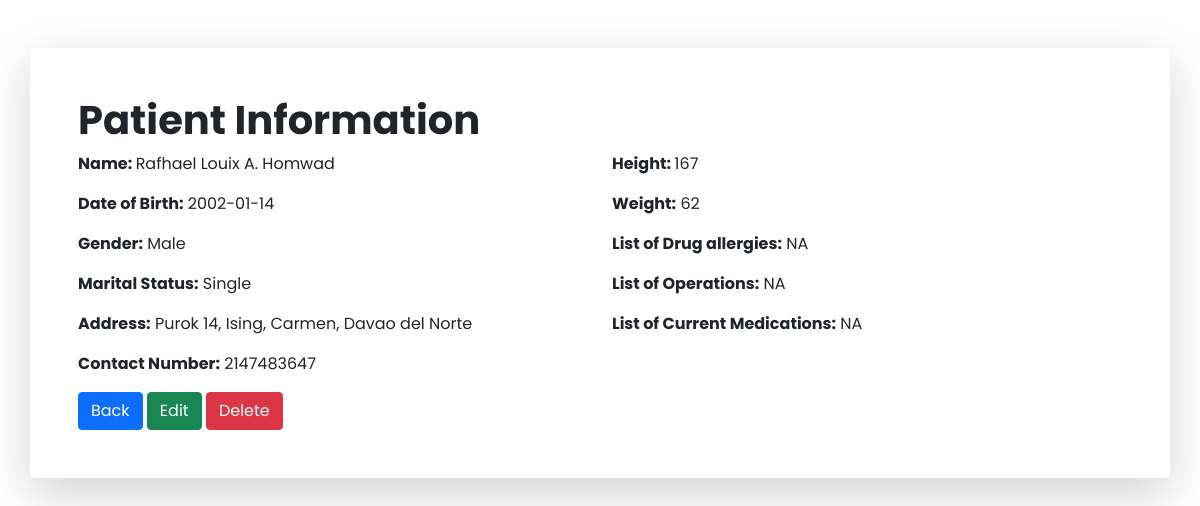
The app's page /hms/view.php?ID=2 with its own data.
### tables this page shows
CREATE TABLE `patientinformation` (
  `patientID` int(11) NOT NULL,
  `firstName` varchar(50) NOT NULL,
  `middleName` varchar(50) NOT NULL,
  `lastName` varchar(50) NOT NULL,
  `dateOfBirth` date NOT NULL,
  `gender` varchar(8) NOT NULL,
  `maritalStatus` varchar(50) NOT NULL,
  `p_address` varchar(100) NOT NULL,
  `contactNumber` int(11) NOT NULL,
  `height` int(11) NOT NULL,
  `weight` int(11) NOT NULL,
  `allergies` varchar(50) NOT NULL,
  `operations` varchar(50) NOT NULL,
  `medications` varchar(50) NOT NULL
);

### hms/view.php (the view, shortened to what this page needs)
<?php
$conn = connection();
$patientID =  mysqli_real_escape_string($conn, $_GET['ID']);
$sql = "SELECT * FROM patientinformation WHERE patientID = '$patientID'";
$patientInformation = $conn->query($sql) or die($conn->error);
$row = $patientInformation->fetch_assoc();
?>
<!DOCTYPE html>
<html lang="en">
<head>
    <link rel="stylesheet" type="text/css" href="css/font.css">
    <link rel="stylesheet" type="text/css" href="css/bootstrap.min.css">
</head>
<body>
    <div class="container bg-light shadow-lg p-5 mb-5 bg-body rounded mt-5">
        <h1 class="fw-bold">Patient Information</h1>
        <div class="row">
            <div class="col-6">
                <p><b>Name: </b><?php echo $row['firstName'] . " " . $row['middleName'] . " " . $row['lastName'] ?></p>
                <p><b>Date of Birth:</b> <?php echo $row['dateOfBirth'] ?></p>
                <p><b>Gender:</b> <?php echo $row['gender'] ?></p>
                <p><b>Marital Status:</b> <?php echo $row['maritalStatus'] ?></p>
                <p><b>Address:</b> <?php echo $row['p_address'] ?></p>
                <p><b>Contact Number:</b> <?php echo $row['contactNumber'] ?></p>
            </div>
            <div class="col-6">
                <p><b>Height: </b><?php echo $row['height'] ?></p>
                <p><b>Weight:</b> <?php echo $row['weight'] ?></p>
                <p><b>List of Drug allergies:</b> <?php echo $row['allergies'] ?></p>
                <p><b>List of Operations:</b> <?php echo $row['operations'] ?></p>
                <p><b>List of Current Medications:</b> <?php echo $row['medications'] ?></p>
            </div>
        </div>
        <a href="home.php" type="button" name="close" class="btn btn-primary">Back</a>
        <a href="edit.php?ID=<?php echo $row['patientID'] ?>" type="button" class="btn btn-success">Edit</a>
        <a href="delete.php?ID=<?php echo $row['patientID'] ?>" type="button" class="btn btn-danger">Delete</a>
    </div>
</body>
</html>

### records on screen
patientinformation: firstName "Rafhael Louix", middleName "A.", lastName "Homwad", dateOfBirth "2002-01-14", gender "Male", maritalStatus "Single", p_address "Purok 14, Ising, Carmen, Davao del Norte", contactNumber "2147483647", height "167", weight "62", allergies "NA", operations "NA", medications "NA"
